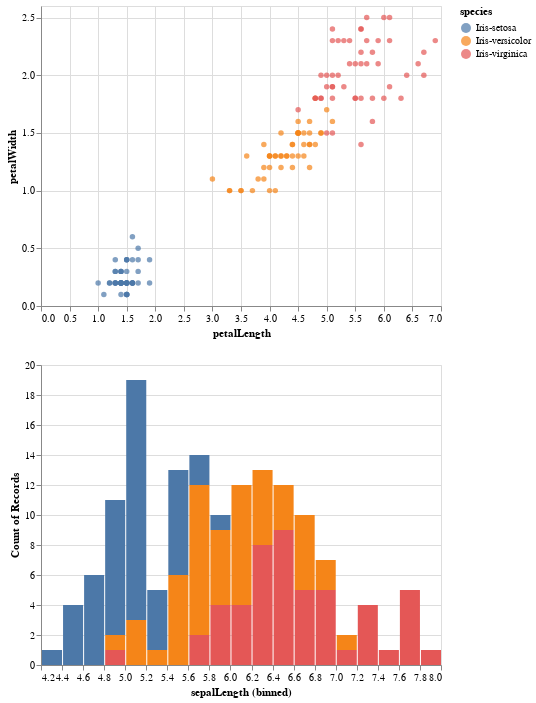

The notebook cell saved with this chart:
### Code cell
c & bars

### Figure 1 — Vega-Lite specification as saved in the notebook (floating-point values rounded to 4 significant figures; data arrays with more than 128 entries replaced by an {"elided": "..."} marker saying what was removed)
{"config": {"view": {"continuousWidth": 400, "continuousHeight": 300}}, "vconcat": [{"mark": {"type": "point", "filled": true}, "encoding": {"color": {"type": "nominal", "field": "species"}, "x": {"type": "quantitative", "field": "petalLength"}, "y": {"type": "quantitative", "field": "petalWidth"}}}, {"mark": "bar", "encoding": {"color": {"type": "nominal", "field": "species"}, "x": {"type": "quantitative", "bin": {"maxbins": 20}, "field": "sepalLength"}, "y": {"type": "quantitative", "aggregate": "count"}}}], "data": {"name": "data-3a3fd379bbfbed704e4e8a03a1cdbfe8"}, "$schema": "https://vega.github.io/schema/vega-lite/v4.8.1.json", "datasets": {"data-3a3fd379bbfbed704e4e8a03a1cdbfe8": {"elided": "150 records"}}}
